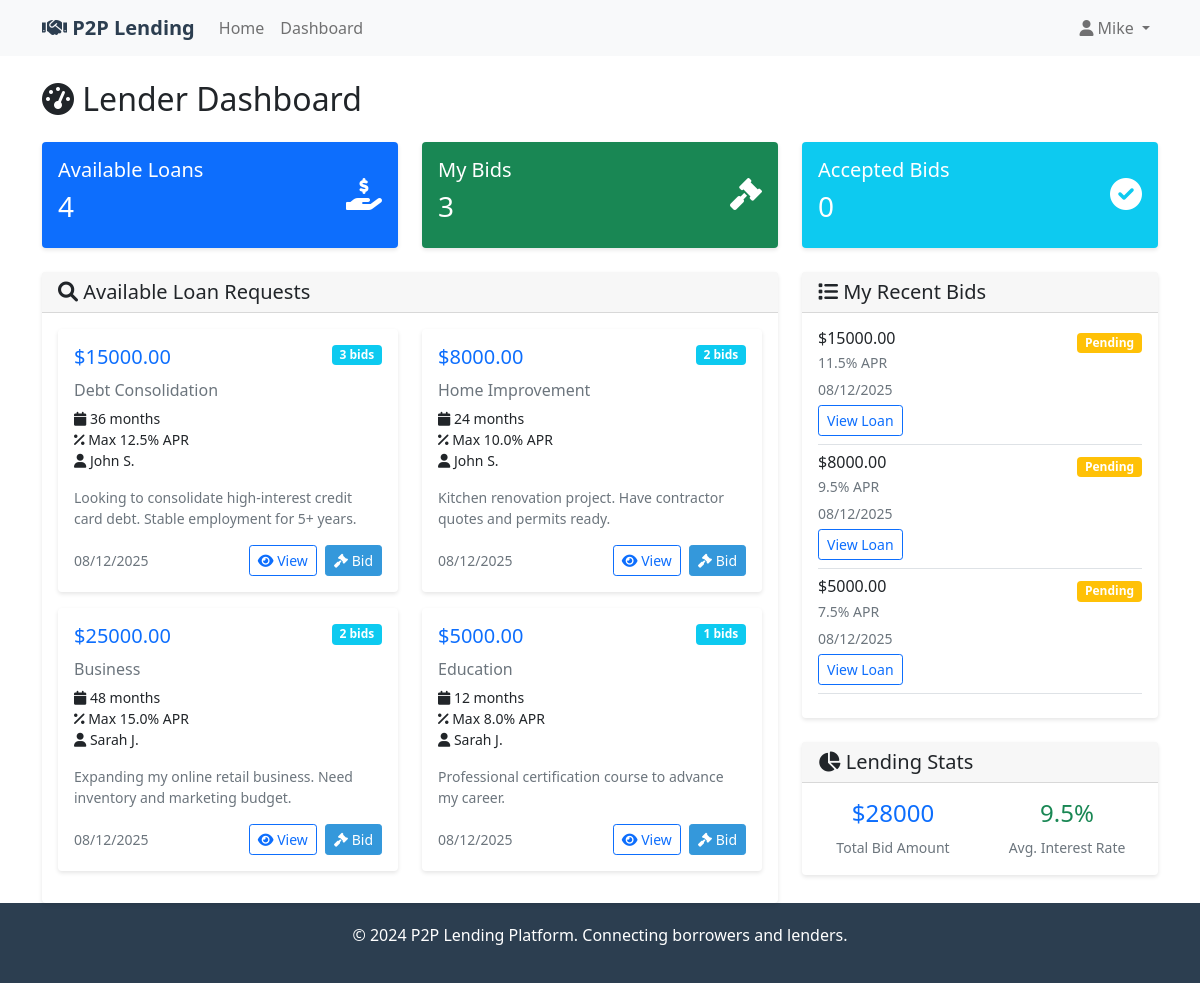
The page /dashboard (signed in) on the database its author committed.
### app.py (models this page shows)
class User(UserMixin, db.Model):
    id = db.Column(db.Integer, primary_key=True)
    email = db.Column(db.String(120), unique=True, nullable=False)
    password_hash = db.Column(db.String(120), nullable=False)
    first_name = db.Column(db.String(50), nullable=False)
    last_name = db.Column(db.String(50), nullable=False)
    phone = db.Column(db.String(20))
    user_type = db.Column(db.String(20), nullable=False)  # 'borrower' or 'lender'
    credit_score = db.Column(db.Integer)
    annual_income = db.Column(db.Float)
    created_at = db.Column(db.DateTime, default=datetime.utcnow)
    loan_requests = db.relationship('LoanRequest', backref='borrower', lazy=True)
    bids = db.relationship('Bid', backref='lender', lazy=True)

class LoanRequest(db.Model):
    id = db.Column(db.Integer, primary_key=True)
    borrower_id = db.Column(db.Integer, db.ForeignKey('user.id'), nullable=False)
    amount = db.Column(db.Float, nullable=False)
    purpose = db.Column(db.String(200), nullable=False)
    term_months = db.Column(db.Integer, nullable=False)
    max_interest_rate = db.Column(db.Float, nullable=False)
    description = db.Column(db.Text)
    status = db.Column(db.String(20), default='open')  # 'open', 'funded', 'closed'
    created_at = db.Column(db.DateTime, default=datetime.utcnow)
    expires_at = db.Column(db.DateTime)
    bids = db.relationship('Bid', backref='loan_request', lazy=True, cascade='all, delete-orphan')

class Bid(db.Model):
    id = db.Column(db.Integer, primary_key=True)
    loan_request_id = db.Column(db.Integer, db.ForeignKey('loan_request.id'), nullable=False)
    lender_id = db.Column(db.Integer, db.ForeignKey('user.id'), nullable=False)
    amount = db.Column(db.Float, nullable=False)
    interest_rate = db.Column(db.Float, nullable=False)
    message = db.Column(db.Text)
    status = db.Column(db.String(20), default='pending')  # 'pending', 'accepted', 'rejected'
    created_at = db.Column(db.DateTime, default=datetime.utcnow)

### app.py (the view)
@app.route('/dashboard')
@login_required
def dashboard():
    if current_user.user_type == 'borrower':
        loan_requests = LoanRequest.query.filter_by(borrower_id=current_user.id).all()
        return render_template('borrower_dashboard.html', loan_requests=loan_requests)
    else:
        available_loans = LoanRequest.query.filter_by(status='open').all()
        my_bids = Bid.query.filter_by(lender_id=current_user.id).all()
        return render_template('lender_dashboard.html', available_loans=available_loans, my_bids=my_bids)

### app.py (called while the page is built)
@login_manager.user_loader
def load_user(user_id):
    return User.query.get(int(user_id))

### templates/lender_dashboard.html (shortened to what this page needs)
{% extends "base.html" %}
{% block content %}
<div class="row">
    <div class="col-12">
        <h2 class="mb-4"><i class="fas fa-tachometer-alt"></i> Lender Dashboard</h2>
    </div>
</div>
<div class="row">
    <div class="col-md-4 mb-4">
        <div class="card bg-primary text-white">
            <div class="card-body">
                <div class="d-flex justify-content-between">
                    <div>
                        <h5 class="card-title">Available Loans</h5>
                        <h3>{{ available_loans|length }}</h3>
                    </div>
                    <div class="align-self-center">
                        <i class="fas fa-hand-holding-usd fa-2x"></i>
                    </div>
                </div>
            </div>
        </div>
    </div>
    <div class="col-md-4 mb-4">
        <div class="card bg-success text-white">
            <div class="card-body">
                <div class="d-flex justify-content-between">
                    <div>
                        <h5 class="card-title">My Bids</h5>
                        <h3>{{ my_bids|length }}</h3>
                    </div>
                    <div class="align-self-center">
                        <i class="fas fa-gavel fa-2x"></i>
                    </div>
                </div>
            </div>
        </div>
    </div>
    <div class="col-md-4 mb-4">
        <div class="card bg-info text-white">
            <div class="card-body">
                <div class="d-flex justify-content-between">
                    <div>
                        <h5 class="card-title">Accepted Bids</h5>
                        <h3>{{ my_bids|selectattr("status", "equalto", "accepted")|list|length }}</h3>
                    </div>
                    <div class="align-self-center">
                        <i class="fas fa-check-circle fa-2x"></i>
                    </div>
                </div>
            </div>
        </div>
    </div>
</div>
<div class="row">
    <div class="col-lg-8">
        <div class="card">
            <div class="card-header">
                <h5 class="mb-0"><i class="fas fa-search"></i> Available Loan Requests</h5>
            </div>
            <div class="card-body">
                {% if available_loans %}
                <div class="row">
                    {% for loan in available_loans %}
                    <div class="col-md-6 mb-3">
                        <div class="card loan-card h-100">
                            <div class="card-body">
                                <div class="d-flex justify-content-between align-items-start mb-2">
                                    <h5 class="card-title text-primary">${{ "%.2f"|format(loan.amount) }}</h5>
                                    <span class="badge bg-info">{{ loan.bids|length }} bids</span>
                                </div>
                                <h6 class="card-subtitle mb-2 text-muted">{{ loan.purpose }}</h6>
                                <p class="card-text small">
                                    <i class="fas fa-calendar"></i> {{ loan.term_months }} months<br>
                                    <i class="fas fa-percentage"></i> Max {{ loan.max_interest_rate }}% APR<br>
                                    <i class="fas fa-user"></i> {{ loan.borrower.first_name }} {{ loan.borrower.last_name[0] }}.
                                </p>
                                {% if loan.description %}
                                <p class="card-text small text-muted">{{ loan.description[:100] }}{% if loan.description|length > 100 %}...{% endif %}</p>
                                {% endif %}
                                <div class="d-flex justify-content-between align-items-center">
                                    <small class="text-muted">{{ loan.created_at.strftime('%m/%d/%Y') }}</small>
                                    <div>
                                        <a href="{{ url_for('loan_details', loan_id=loan.id) }}" class="btn btn-sm btn-outline-primary me-1">
                                            <i class="fas fa-eye"></i> View
                                        </a>
                                        <a href="{{ url_for('place_bid', loan_id=loan.id) }}" class="btn btn-sm btn-primary">
                                            <i class="fas fa-gavel"></i> Bid
                                        </a>
                                    </div>
                                </div>
                            </div>
                        </div>
                    </div>
                    {% endfor %}
                </div>
                {% else %}
                <div class="text-center py-5">
                    <i class="fas fa-search fa-3x text-muted mb-3"></i>
                    <h5 class="text-muted">No loan requests available</h5>
                    <p class="text-muted">Check back later for new lending opportunities.</p>
                </div>
                {% endif %}
            </div>
        </div>
    </div>
    <div class="col-lg-4">
        <div class="card">
            <div class="card-header">
                <h5 class="mb-0"><i class="fas fa-list"></i> My Recent Bids</h5>
            </div>
            <div class="card-body">
                {% if my_bids %}
                {% for bid in my_bids[:5] %}
                <div class="border-bottom pb-2 mb-2">
                    <div class="d-flex justify-content-between align-items-start">
                        <div>
                            <h6 class="mb-1">${{ "%.2f"|format(bid.amount) }}</h6>
                            <p class="mb-1 small text-muted">{{ bid.interest_rate }}% APR</p>
                            <small class="text-muted">{{ bid.created_at.strftime('%m/%d/%Y') }}</small>
                        </div>
                        <div>
                            {% if bid.status == 'pending' %}
                                <span class="badge bg-warning">Pending</span>
                            {% elif bid.status == 'accepted' %}
                                <span class="badge bg-success">Accepted</span>
                            {% else %}
                                <span class="badge bg-danger">Rejected</span>
                            {% endif %}
                        </div>
                    </div>
                    <div class="mt-1">
                        <a href="{{ url_for('loan_details', loan_id=bid.loan_request_id) }}" class="btn btn-sm btn-outline-primary">
                            View Loan
                        </a>
                    </div>
                </div>
                {% endfor %}
                {% else %}
                <div class="text-center py-3">
                    <i class="fas fa-gavel fa-2x text-muted mb-2"></i>
                    <p class="text-muted small">No bids placed yet</p>
                </div>
                {% endif %}
            </div>
        </div>
        <div class="card mt-4">
            <div class="card-header">
                <h5 class="mb-0"><i class="fas fa-chart-pie"></i> Lending Stats</h5>
            </div>
            <div class="card-body">
                <div class="row text-center">
                    <div class="col-6">
                        <h4 class="text-primary">
                            {% set total_bid_amount = my_bids|sum(attribute='amount') %}
                            ${{ "%.0f"|format(total_bid_amount) }}
                        </h4>
                        <small class="text-muted">Total Bid Amount</small>
                    </div>
                    <div class="col-6">
                        <h4 class="text-success">
                            {% if my_bids %}
                                {{ "%.1f"|format(my_bids|sum(attribute='interest_rate') / my_bids|length) }}%
                            {% else %}
                                0%
                            {% endif %}
                        </h4>
                        <small class="text-muted">Avg. Interest Rate</small>
                    </div>
                </div>
            </div>
        </div>
    </div>
</div>
{% endblock %}

### templates/base.html (shortened to what this page needs)
<!DOCTYPE html>
<html lang="en">
<head>
    <link href="https://cdn.jsdelivr.net/npm/bootstrap@5.1.3/dist/css/bootstrap.min.css" rel="stylesheet">
    <link href="https://cdnjs.cloudflare.com/ajax/libs/font-awesome/6.0.0/css/all.min.css" rel="stylesheet">
</head>
<body>
    <nav class="navbar navbar-expand-lg navbar-light bg-light">
        <div class="container">
            <a class="navbar-brand" href="{{ url_for('index') }}">
                <i class="fas fa-handshake"></i> P2P Lending
            </a>
            <div class="collapse navbar-collapse" id="navbarNav">
                <ul class="navbar-nav me-auto">
                    <li class="nav-item">
                        <a class="nav-link" href="{{ url_for('index') }}">Home</a>
                    </li>
                    {% if current_user.is_authenticated %}
                    <li class="nav-item">
                        <a class="nav-link" href="{{ url_for('dashboard') }}">Dashboard</a>
                    </li>
                    {% endif %}
                </ul>
                <ul class="navbar-nav">
                    {% if current_user.is_authenticated %}
                    <li class="nav-item dropdown">
                        <a class="nav-link dropdown-toggle" href="#" id="navbarDropdown" role="button" data-bs-toggle="dropdown">
                            <i class="fas fa-user"></i> {{ current_user.first_name }}
                        </a>
                    </li>
                    {% endif %}
                </ul>
            </div>
        </div>
    </nav>
    <main class="container mt-4">
        {% block content %}{% endblock %}
    </main>
    <footer class="footer mt-auto">
        <div class="container text-center">
            <p>&copy; 2024 P2P Lending Platform. Connecting borrowers and lenders.</p>
        </div>
    </footer>
</body>
</html>

### templates/base.html (style rules this page uses)
.navbar-brand { font-weight: bold; color: #2c3e50 !important; }
.card { box-shadow: 0 2px 4px rgba(0,0,0,0.1); border: none; }
.btn-primary { background-color: #3498db; border-color: #3498db; }
.loan-card { transition: transform 0.2s; }
.footer { background-color: #2c3e50; color: white; padding: 20px 0; margin-top: 50px; }

### rows shown on the page
User: first_name "Mike"
LoanRequest: amount "15000.00", bids|length "3", purpose "Debt Consolidation", term_months "36", max_interest_rate "12.5", borrower.first_name "John", borrower "S", description "Looking to consolidate high-interest credit card debt. Stable employment for 5+ years.", created_at "08/12/2025"
LoanRequest: amount "8000.00", bids|length "2", purpose "Home Improvement", term_months "24", max_interest_rate "10.0", borrower.first_name "John", borrower "S", description "Kitchen renovation project. Have contractor quotes and permits ready.", created_at "08/12/2025"
LoanRequest: amount "25000.00", bids|length "2", purpose "Business", term_months "48", max_interest_rate "15.0", borrower.first_name "Sarah", borrower "J", description "Expanding my online retail business. Need inventory and marketing budget.", created_at "08/12/2025"
LoanRequest: amount "5000.00", bids|length "1", purpose "Education", term_months "12", max_interest_rate "8.0", borrower.first_name "Sarah", borrower "J", description "Professional certification course to advance my career.", created_at "08/12/2025"
Bid: amount "15000.00", interest_rate "11.5", created_at "08/12/2025", status "Pending"
Bid: amount "8000.00", interest_rate "9.5", created_at "08/12/2025", status "Pending"
Bid: amount "5000.00", interest_rate "7.5", created_at "08/12/2025", status "Pending"

### other values the page prints
{{ available_loans|length }} "4"
{{ my_bids|length }} "3"
{{ my_bids|selectattr("status", "equalto", "accepted")|list|length }} "0"
{{ "%.0f"|format(total_bid_amount) }} "28000"
{{ "%.1f"|format(my_bids|sum(attribute='interest_rate') / my_bids|length) }} "9.5"
